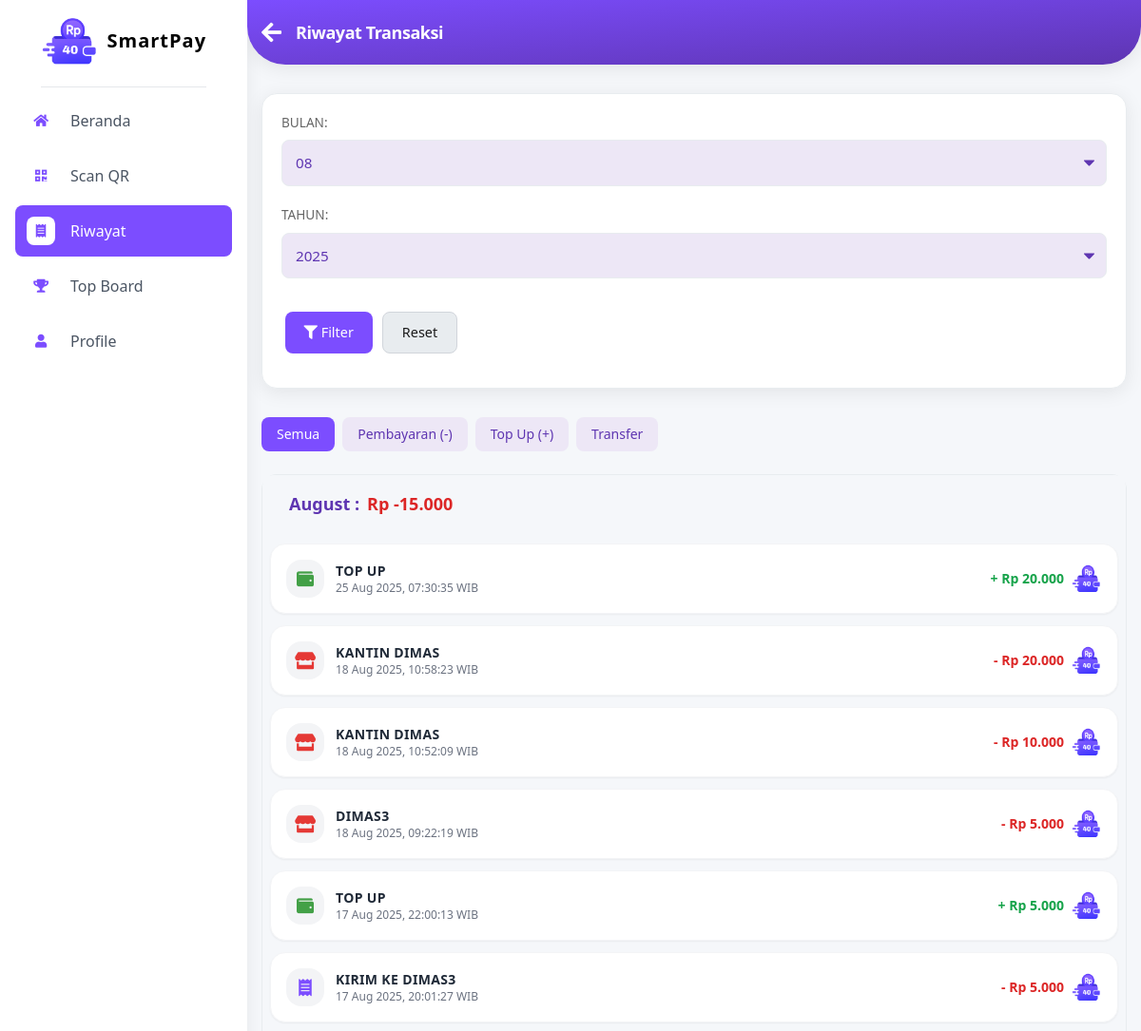
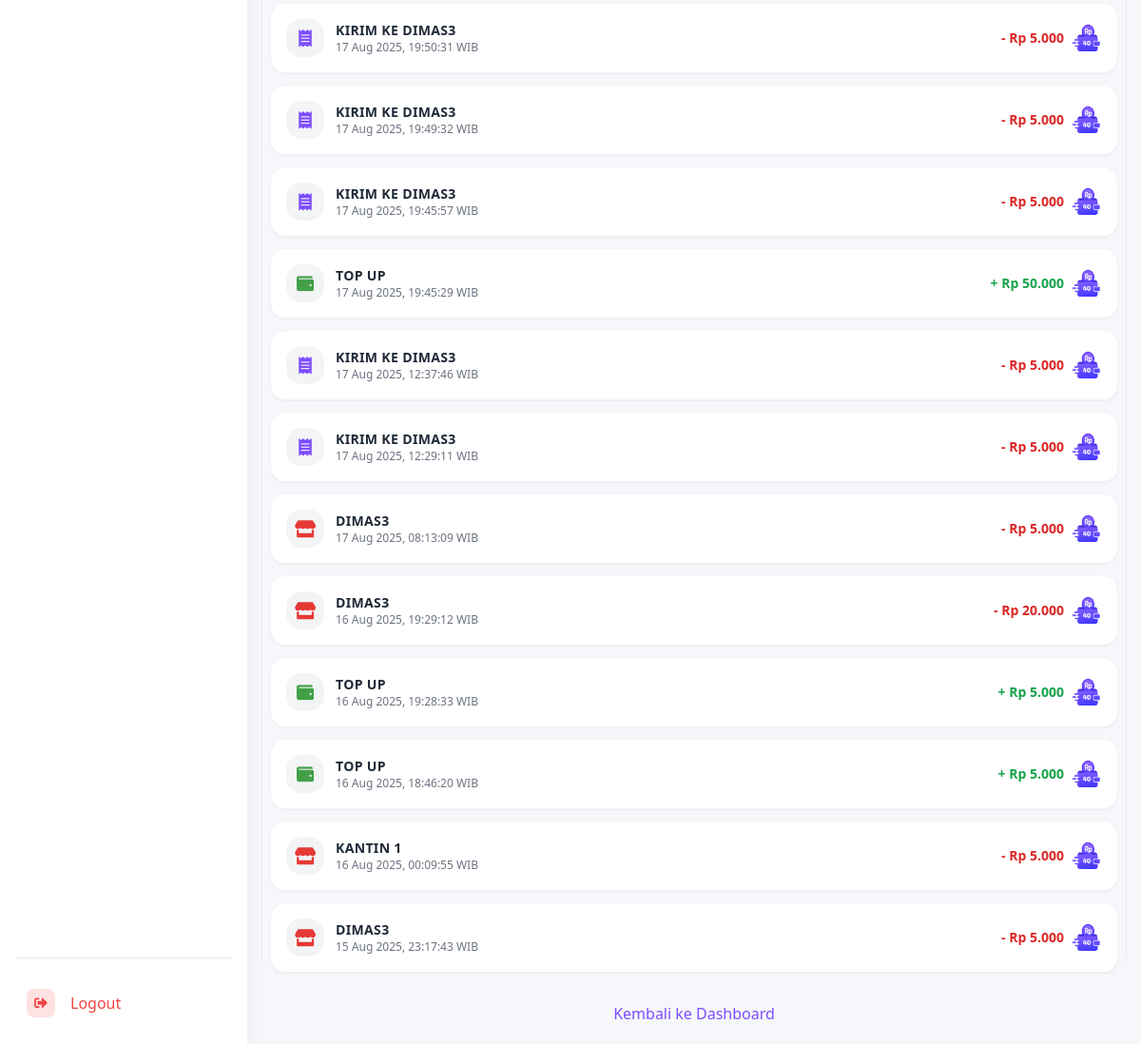
The page /riwayat_siswa (signed in) on the database its author committed (2 pictures, top to bottom).
### app.py (models this page shows, shortened)
class Transaction(db.Model):
    id = db.Column(db.Integer, primary_key=True)
    user_id = db.Column(db.Integer, db.ForeignKey('user.id'), nullable=False)
    related_user_id = db.Column(
        db.Integer, db.ForeignKey('user.id'), nullable=True)
    timestamp = db.Column(db.DateTime, nullable=False, default=datetime.utcnow)
    type = db.Column(db.String(20), nullable=False)
    amount = db.Column(db.Float, nullable=False)
    user_balance_before = db.Column(db.Float, nullable=False)
    user_balance_after = db.Column(db.Float, nullable=False)
    description = db.Column(db.String(200), nullable=True)
    user = db.relationship('User', foreign_keys=[user_id], backref=db.backref(
        'transactions', lazy='dynamic'))
    related_user = db.relationship('User', foreign_keys=[related_user_id])

class User(db.Model, UserMixin):
    id = db.Column(db.Integer, primary_key=True)
    username = db.Column(db.String(80), unique=True, nullable=False)
    password_hash = db.Column(db.String(128), nullable=False)
    role = db.Column(db.String(10), nullable=False)
    balance = db.Column(db.Float, nullable=False, default=0.0)
    profile_pic_filename = db.Column(db.String(100), nullable=True, default=None)
    kelas = db.Column(db.String(5), nullable=True)
    jurusan = db.Column(db.String(10), nullable=True)
    plain_password = db.Column(db.String(128))
    is_active = db.Column(db.Boolean, nullable=False, default=True)
    active_border_id = db.Column(db.Integer, db.ForeignKey('border.id'), nullable=True)
    active_border = db.relationship('Border', backref=db.backref('users', lazy=True))
    pin_transfer = db.Column(db.String(6), nullable=True)
    credential_id = db.Column(db.String(255), nullable=True)  # Untuk WebAuthn
    webauthn_enabled = db.Column(db.Boolean, default=False)   # Status fitur WebAuthn
    email = db.Column(db.String(255), nullable=True)
    email_verified = db.Column(db.Boolean, default=False)

### app.py (the view)
@app.route('/riwayat_siswa')
@login_required
def riwayat_siswa():
    if current_user.role != 'siswa':
        flash("Halaman ini hanya untuk siswa.", "danger")
        return redirect(url_for('dashboard'))
    filter_month = request.args.get('filter_month', None, type=int)
    filter_year = request.args.get('filter_year', None, type=int)
    selected_type_filter = request.args.get('filter_type', 'all')
    try:
        wib = ZoneInfo("Asia/Jakarta")
    except Exception:
        wib = None
    now_wib = datetime.now(wib) if wib and isinstance(wib, ZoneInfo) else datetime.utcnow() + timedelta(hours=7)
    today_wib = now_wib.date()
    if not filter_month:
        filter_month = today_wib.month
    if not filter_year:
        filter_year = today_wib.year
    start_dt = date(filter_year, filter_month, 1)
    if filter_month == 12:
        end_dt = date(filter_year + 1, 1, 1) - timedelta(days=1)
    else:
        end_dt = date(filter_year, filter_month + 1, 1) - timedelta(days=1)
    start_wib_day_local = datetime.combine(start_dt, time.min)
    if wib and isinstance(wib, ZoneInfo):
        start_wib_day_local = start_wib_day_local.replace(tzinfo=wib)
    end_wib_day_local = datetime.combine(end_dt, time.max)
    if wib and isinstance(wib, ZoneInfo):
        end_wib_day_local = end_wib_day_local.replace(tzinfo=wib)
    start_utc_for_query = start_wib_day_local.astimezone(ZoneInfo("UTC")) if wib and isinstance(wib, ZoneInfo) else start_wib_day_local - timedelta(hours=7)
    end_utc_for_query = end_wib_day_local.astimezone(ZoneInfo("UTC")) if wib and isinstance(wib, ZoneInfo) else end_wib_day_local - timedelta(hours=7)
    base_query = Transaction.query.options(
        db.joinedload(Transaction.user), db.joinedload(Transaction.related_user)
    ).filter(
        or_(
            Transaction.user_id == current_user.id,
            Transaction.related_user_id == current_user.id
        ),
        Transaction.timestamp >= start_utc_for_query,
        Transaction.timestamp <= end_utc_for_query
    )
    if selected_type_filter != 'all':
        if selected_type_filter == 'transfer':
            base_query = base_query.filter(Transaction.type == 'transfer')
        else:
            base_query = base_query.filter(Transaction.type == selected_type_filter)
    transactions = base_query.order_by(Transaction.timestamp.desc()).all()
    bulan_ini = start_dt.strftime('%B')
    total_bulan = 0
    for tx in transactions:
        if tx.type == 'topup' and tx.related_user_id == current_user.id:
            total_bulan += tx.amount
        elif tx.type == 'transfer':
            if tx.user_id == current_user.id:
                total_bulan -= tx.amount  # transfer keluar
            elif tx.related_user_id == current_user.id:
                total_bulan += tx.amount  # transfer masuk
        elif tx.type == 'payment' and tx.user_id == current_user.id:
            total_bulan -= tx.amount  # pembayaran keluar
    return render_template('/siswa/transaksi_siswa.html',
                           transactions=transactions,
                           filter_month=filter_month,
                           filter_year=filter_year,
                           selected_type_filter=selected_type_filter,
                           bulan_ini=bulan_ini,
                           total_bulan=total_bulan,
                           active_page='riwayat_siswa')

### app.py (called while the page is built)
def format_rupiah(value):
    try:
        val = float(value)
        if abs(val - round(val)) < 0.0001:
            formatted_value = f"{round(val):,}".replace(",", ".")
        else:
            us_formatted = "{:,.2f}".format(val)
            id_formatted = us_formatted.replace(",", "TEMP_SEP").replace(
                ".", ",").replace("TEMP_SEP", ".")
            formatted_value = id_formatted
        return "Rp " + formatted_value
    except (ValueError, TypeError, OverflowError):
        return "Rp -"  # Tampilkan strip atau format default lain

def format_wib(utc_dt):
    if not utc_dt:
        return "-"  # Tampilkan strip jika data tidak ada
    try:
        utc_tz = pytz.timezone("UTC")
        wib_tz = pytz.timezone("Asia/Jakarta")
        utc_dt_aware = utc_dt.replace(
            tzinfo=utc_tz) if not utc_dt.tzinfo else utc_dt
        wib_dt = utc_dt_aware.astimezone(wib_tz)
        return wib_dt.strftime('%d %b %Y, %H:%M:%S') + " WIB"
    except Exception as e:
        print(f"Error formatting date {utc_dt} to WIB: {e}")
        try:
            wib_dt_fallback = utc_dt + timedelta(hours=7)
            return wib_dt_fallback.strftime('%d %b %Y, %H:%M:%S') + " WIB (Fallback)"
        except:
            return str(utc_dt) + " UTC (Error)"

@login_manager.user_loader
def load_user(user_id):
    return User.query.get(int(user_id))

@app.context_processor
def inject_now():
    return {'now': datetime.utcnow()}

### templates/siswa/transaksi_siswa.html (shortened to what this page needs)
{% extends 'base_siswa.html' %}
{% block content %}
<div class="bg-[#f5f7fa] text-[#1a1a1a] pb-5">
    <div class="history-header bg-gradient-to-br from-[#7c4dff] to-[#5e35b1] text-white p-[30px_25px] flex items-center shadow-[0_4px_20px_rgba(0,0,0,0.08)] rounded-b-[40px] sticky top-0 z-[1000] md:p-[20px_15px]">
        <a href="{{ url_for('dashboard') }}" class="back-link text-white text-2xl mr-[15px] no-underline hover:scale-110 hover:opacity-90 transition-all duration-300" title="Kembali ke Dashboard">
            <i class="fas fa-arrow-left"></i>
        </a>
        <h1 class="text-xl md:text-lg font-semibold m-0 tracking-tight">Riwayat Transaksi</h1>
    </div>
    <div class="history-container max-w-[1000px] mx-auto mt-[30px] px-5 animate-slideIn md:px-[15px]">
        <div class="filter-card bg-white rounded-[16px] p-[25px] shadow-[0_4px_20px_rgba(0,0,0,0.08)] border border-[#e8ecef] mb-[30px] hover:-translate-y-[5px] transition-transform duration-300 md:p-5">
            <form method="GET" action="{{ url_for('riwayat_siswa') }}" class="filter-form flex flex-wrap items-end gap-5 md:flex-col md:items-stretch">
                <div class="flex-1 min-w-[160px] md:min-w-full">
                    <label for="filter_month" class="block mb-2 text-[0.85em] font-medium text-[#666] uppercase">Bulan:</label>
                    <select id="filter_month" name="filter_month" class="w-full p-[12px_14px] border border-[#e8ecef] rounded-lg text-[0.95em] bg-[#ede7f6] text-[#5e35b1] focus:outline-none focus:border-[#7c4dff] transition-all duration-300 appearance-none">
                        {% for num in range(1,13) %}
                            <option value="{{ num }}" {% if filter_month == num %}selected{% endif %}>{{ "{:02d}".format(num) }}</option>
                        {% endfor %}
                    </select>
                </div>
                <div class="flex-1 min-w-[160px] md:min-w-full">
                    <label for="filter_year" class="block mb-2 text-[0.85em] font-medium text-[#666] uppercase">Tahun:</label>
                    <select id="filter_year" name="filter_year" class="w-full p-[12px_14px] border border-[#e8ecef] rounded-lg text-[0.95em] bg-[#ede7f6] text-[#5e35b1] focus:outline-none focus:border-[#7c4dff] transition-all duration-300 appearance-none">
                        {% for year in range(2023, now.year+1) %}
                            <option value="{{ year }}" {% if filter_year == year %}selected{% endif %}>{{ year }}</option>
                        {% endfor %}
                    </select>
                </div>
                <div class="filter-actions flex flex-0 md:flex-row md:mt-[15px]">
                    <button type="submit" class="btn-filter-submit bg-[#7c4dff] text-white border-none py-[10px] px-5 rounded-lg text-[0.9em] font-medium mr-[10px] hover:bg-[#5e35b1] hover:-translate-y-[2px] transition-all duration-300">
                        <i class="fas fa-filter"></i> Filter
                    </button>
                    <a href="{{ url_for('riwayat_siswa') }}" class="btn-filter-reset bg-[#e8ecef] text-[#1a1a1a] border border-[#d1d5db] py-[10px] px-5 rounded-lg text-[0.9em] font-medium no-underline hover:bg-[#d1d5db] hover:-translate-y-[2px] transition-all duration-300">Reset</a>
                </div>
            </form>
        </div>
            <div class="flex gap-2 mt-4 mb-6">
                <button type="button" class="filter-type-btn px-4 py-2 rounded-lg font-medium text-sm
                    {% if selected_type_filter == 'all' %}bg-[#7c4dff] text-white{% else %}bg-[#ede7f6] text-[#5e35b1]{% endif %}"
                    data-type="all">Semua</button>
                <button type="button" class="filter-type-btn px-4 py-2 rounded-lg font-medium text-sm
                    {% if selected_type_filter == 'payment' %}bg-[#7c4dff] text-white{% else %}bg-[#ede7f6] text-[#5e35b1]{% endif %}"
                    data-type="payment">Pembayaran (-)</button>
                <button type="button" class="filter-type-btn px-4 py-2 rounded-lg font-medium text-sm
                    {% if selected_type_filter == 'topup' %}bg-[#7c4dff] text-white{% else %}bg-[#ede7f6] text-[#5e35b1]{% endif %}"
                    data-type="topup">Top Up (+)</button>
                <button type="button" class="filter-type-btn px-4 py-2 rounded-lg font-medium text-sm
                    {% if selected_type_filter == 'transfer' %}bg-[#7c4dff] text-white{% else %}bg-[#ede7f6] text-[#5e35b1]{% endif %}"
                    data-type="transfer">Transfer</button>
            </div>
        <div class="history-card bg-white rounded-[16px] shadow-[0_4px_20px_rgba(0,0,0,0.08)] border border-[#e8ecef] overflow-hidden md:shadow-none md:border-none md:bg-transparent">
            <div class="history-table-wrapper overflow-x-auto rounded-[12px] md:shadow-[0_4px_20px_rgba(0,0,0,0.08)] md:border md:border-[#e8ecef]">
<div class="space-y-3 overflow-x-auto max-w-full w-full px-2">
    {% if transactions %}
    <div class="rekapan-bulanan text-[#5e35b1] rounded-xl px-5 py-4 font-semibold text-lg flex text-left w-full max-w-full">
        {{ bulan_ini }} :
        <span class="{% if total_bulan >= 0 %}text-green-600{% else %}text-red-600{% endif %} ml-2">
            {% if total_bulan >= 0 %}+{% endif %}{{ total_bulan|rupiah }}
        </span>
    </div>
    {% for tx in transactions %}
    <a href="{{ url_for('detail_transaksi', transaksi_id=tx.id) }}" class="block">
    <div class="bg-white rounded-2xl p-4 border border-gray-100 shadow-sm hover:shadow-md transition-all duration-200 w-full max-w-full">
        <div class="flex items-center justify-between w-full max-w-full">
            <div class="flex items-center space-x-3 flex-1 min-w-0 pr-3">
                <div class="w-10 h-10 bg-gray-100 rounded-2xl flex items-center justify-center flex-shrink-0">
                    {% if tx.type == 'payment' %}
                        <span class="icon payment text-[#e53935] text-lg w-6 text-center"><i class="fas fa-store"></i></span>
                    {% elif tx.type == 'topup' %}
                        <span class="icon topup text-[#43a047] text-lg w-6 text-center"><i class="fas fa-wallet"></i></span>
                    {% elif tx.type == 'transfer' %}
                        <span class="icon transfer text-[#7c4dff] text-lg w-6 text-center"><i class="fas fa-receipt"></i></span>
                    {% endif %}
                </div>
                <div class="flex-1 min-w-0">
                    <h3 class="font-semibold text-gray-800 text-sm uppercase tracking-wide truncate">
                        {% if tx.type == 'payment' %}
                            {{ tx.related_user.username if tx.related_user else 'MERCHANT' }}
                        {% elif tx.type == 'topup' %}
                            TOP UP
                        {% elif tx.type == 'transfer' %}
                            {% if tx.user_id == current_user.id %}
                                KIRIM KE {{ tx.related_user.username if tx.related_user else 'USER' }}
                            {% elif tx.related_user_id == current_user.id %}
                                TERIMA UANG DARI {{ tx.user.username if tx.user else 'USER' }}
                            {% endif %}
                        {% endif %}
                    </h3>
                    <p class="text-gray-500 text-xs">
                        {{ tx.timestamp | wib }}
                    </p>
                </div>
            </div>
            <div class="flex items-center space-x-2 flex-shrink-0">
                <div class="text-right">
                    <p class="font-semibold text-sm
                        {% if tx.type == 'payment' or (tx.type == 'transfer' and tx.user_id == current_user.id) %}
                            text-red-600
                        {% else %}
                            text-green-600
                        {% endif %}">
                        {% if tx.type == 'payment' or (tx.type == 'transfer' and tx.user_id == current_user.id) %}
                            -
                        {% else %}
                            +
                        {% endif %}
                        {{ tx.amount|rupiah }}
                    </p>
                </div>
                <img src="{{ url_for('static', filename='images/hanya_logo.png') }}"
                     alt="Logo"
                     class="w-8 h-8 select-none pointer-events-none"
                     draggable="false"
                     oncontextmenu="return false;">
            </div>
        </div>
    </div>
    {% endfor %}
    {% endif %}
</div>
            </div>
        </div>
        <div class="back-link-bottom mt-[30px] text-center">
            <a href="{{ url_for('dashboard') }}" class="text-[#7c4dff] no-underline font-medium hover:text-[#5e35b1] hover:underline transition-colors duration-300">Kembali ke Dashboard</a>
        </div>
    </div>
</div>
{% endblock %}

### templates/siswa/transaksi_siswa.html (style rules this page uses)
.animate-slideIn { animation: slideIn 0.5s ease forwards; }
.filter-form select { background-repeat: no-repeat; background-position: right 0.8rem center; background-size: 0.7em auto; padding-right: 2.5rem; cursor: pointer; }

### rows shown on the page
Transaction: type "topup" (drawn), timestamp|wib "25 Aug 2025, 07:30:35 WIB", amount|rupiah "Rp 20.000"
Transaction: type "payment" (drawn), related_user "KANTIN DIMAS", timestamp|wib "18 Aug 2025, 10:58:23 WIB", amount|rupiah "Rp 20.000"
Transaction: type "payment" (drawn), related_user "KANTIN DIMAS", timestamp|wib "18 Aug 2025, 10:52:09 WIB", amount|rupiah "Rp 10.000"
Transaction: type "payment" (drawn), related_user "DIMAS3", timestamp|wib "18 Aug 2025, 09:22:19 WIB", amount|rupiah "Rp 5.000"
Transaction: type "topup" (drawn), timestamp|wib "17 Aug 2025, 22:00:13 WIB", amount|rupiah "Rp 5.000"
Transaction: type "transfer" (drawn), related_user "DIMAS3", timestamp|wib "17 Aug 2025, 20:01:27 WIB", amount|rupiah "Rp 5.000"
Transaction: type "transfer" (drawn), related_user "DIMAS3", timestamp|wib "17 Aug 2025, 19:50:31 WIB", amount|rupiah "Rp 5.000"
Transaction: type "transfer" (drawn), related_user "DIMAS3", timestamp|wib "17 Aug 2025, 19:49:32 WIB", amount|rupiah "Rp 5.000"
Transaction: type "transfer" (drawn), related_user "DIMAS3", timestamp|wib "17 Aug 2025, 19:45:57 WIB", amount|rupiah "Rp 5.000"
Transaction: type "topup" (drawn), timestamp|wib "17 Aug 2025, 19:45:29 WIB", amount|rupiah "Rp 50.000"
Transaction: type "transfer" (drawn), related_user "DIMAS3", timestamp|wib "17 Aug 2025, 12:37:46 WIB", amount|rupiah "Rp 5.000"
Transaction: type "transfer" (drawn), related_user "DIMAS3", timestamp|wib "17 Aug 2025, 12:29:11 WIB", amount|rupiah "Rp 5.000"
Transaction: type "payment" (drawn), related_user "DIMAS3", timestamp|wib "17 Aug 2025, 08:13:09 WIB", amount|rupiah "Rp 5.000"
Transaction: type "payment" (drawn), related_user "DIMAS3", timestamp|wib "16 Aug 2025, 19:29:12 WIB", amount|rupiah "Rp 20.000"
Transaction: type "topup" (drawn), timestamp|wib "16 Aug 2025, 19:28:33 WIB", amount|rupiah "Rp 5.000"
Transaction: type "topup" (drawn), timestamp|wib "16 Aug 2025, 18:46:20 WIB", amount|rupiah "Rp 5.000"
Transaction: type "payment" (drawn), related_user "KANTIN 1", timestamp|wib "16 Aug 2025, 00:09:55 WIB", amount|rupiah "Rp 5.000"
Transaction: type "payment" (drawn), related_user "DIMAS3", timestamp|wib "15 Aug 2025, 23:17:43 WIB", amount|rupiah "Rp 5.000"

### other values the page prints
{{ bulan_ini }} "August"
{{ total_bulan|rupiah }} "Rp -15.000"
form field filter_month "08"
form field filter_year "2025"
